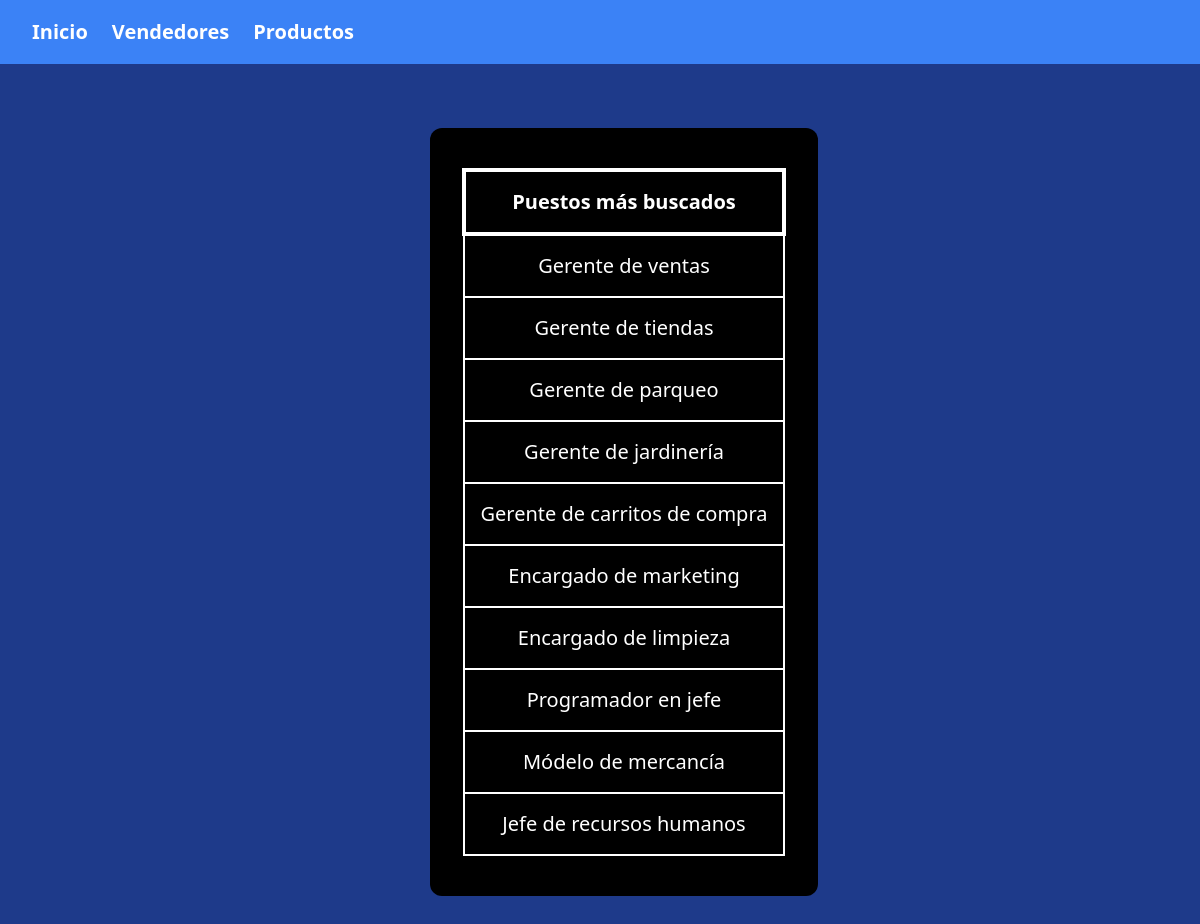
Screenshot of /puestos.php with the database file from the repository.
### tables this page shows
CREATE TABLE IF NOT EXISTS `planilla` (
  `vendedores` varchar(155) NOT NULL,
  `puesto` varchar(155) DEFAULT NULL,
  `producto` varchar(155) DEFAULT NULL,
  PRIMARY KEY (`vendedores`)
);

### Controller/controlador_puestos.php (called while the page is built)
<?php
    require('Model/conexion.php');
    $con = new Conexion();
    $puestos = $con->getPuestos();
    require('Views/vista_puestos.php');
?>

### Model/conexion.php (called while the page is built, shortened)
<?php
    class Conexion{
        private $con;
        public function __construct(){
            $this->con = new mysqli('localhost', 'root', '', 'ferreteriafc');
        }
        public function getPuestos(){
            $query = $this->con->query('SELECT puesto FROM planilla');
            $retorno = [];
            $i = 0;
            while($fila = $query->fetch_assoc()){
                $retorno[$i]  = $fila;
                $i++;
            }
            return $retorno;
        }
    }
?>

### Views/vista_puestos.php (the view, shortened to what this page needs)
<!DOCTYPE html>
<html lang="en">
<head>
    <script src="https://cdn.tailwindcss.com"></script>
</head>
<body class="bg-blue-900">
    <nav class="flex h-25 space-x-6 h-16 bg-blue-500 items-center text-xl pl-8 text-white font-bold">
        <a class="transition-all hover:shadow-2xl hover:scale-125" href="index">Inicio</a>
        <a class="transition-all hover:shadow-2xl hover:scale-125" href="vendedores">Vendedores</a>
        <a class="transition-all hover:shadow-2xl hover:scale-125" href="productos">Productos</a>
    </nav>
    <div class="flex w-full h-full justify-center items-center my-16">
        <div class="h-fit px-8 py-10 flex flex-col justify-around rounded-xl ml-12 bg-black">
            <table class="table-fixed text-xl text-white text-center">
            <thead>
                <tr>
                    <th class="border-4 border-white p-4">Puestos más buscados</th>
                </tr>
            </thead>
            <tbody>
                <?php
                    foreach($puestos as $puesto){
                        echo "<tr>";
                        echo "<td class=\"border-2 border-white p-4\">".$puesto['puesto']."</td>";
                        echo "</tr>";
                    }
                ?>
            </tbody>
            </table>
        </div>
    </div>
</body>
</html>

### rows the page displays
planilla: puesto "Gerente de ventas"
planilla: puesto "Gerente de tiendas"
planilla: puesto "Gerente de parqueo"
planilla: puesto "Gerente de jardinería"
planilla: puesto "Gerente de carritos de compra"
planilla: puesto "Encargado de marketing"
planilla: puesto "Encargado de limpieza"
planilla: puesto "Programador en jefe"
planilla: puesto "Módelo de mercancía"
planilla: puesto "Jefe de recursos humanos"
